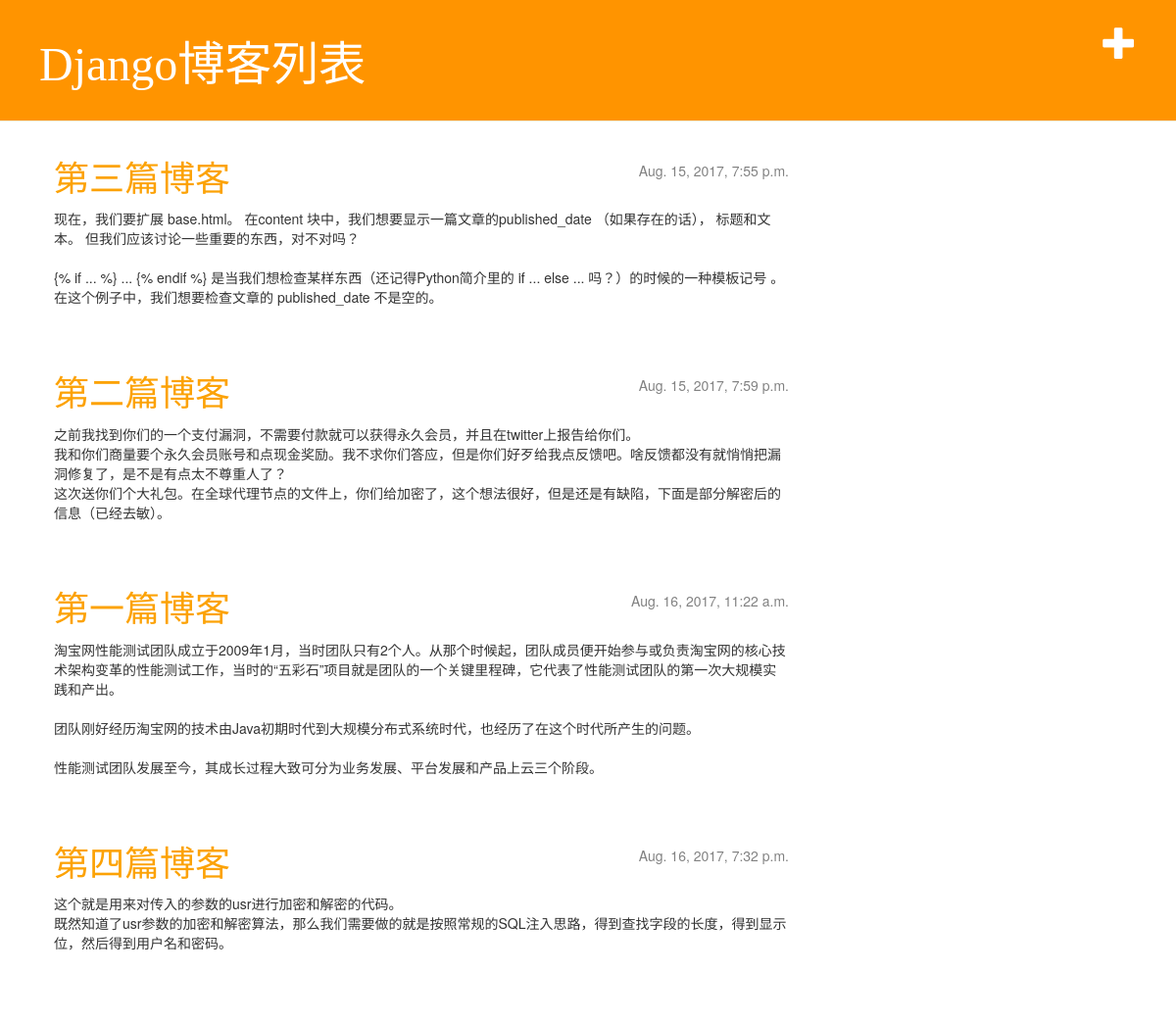
Before: / with the older database file.
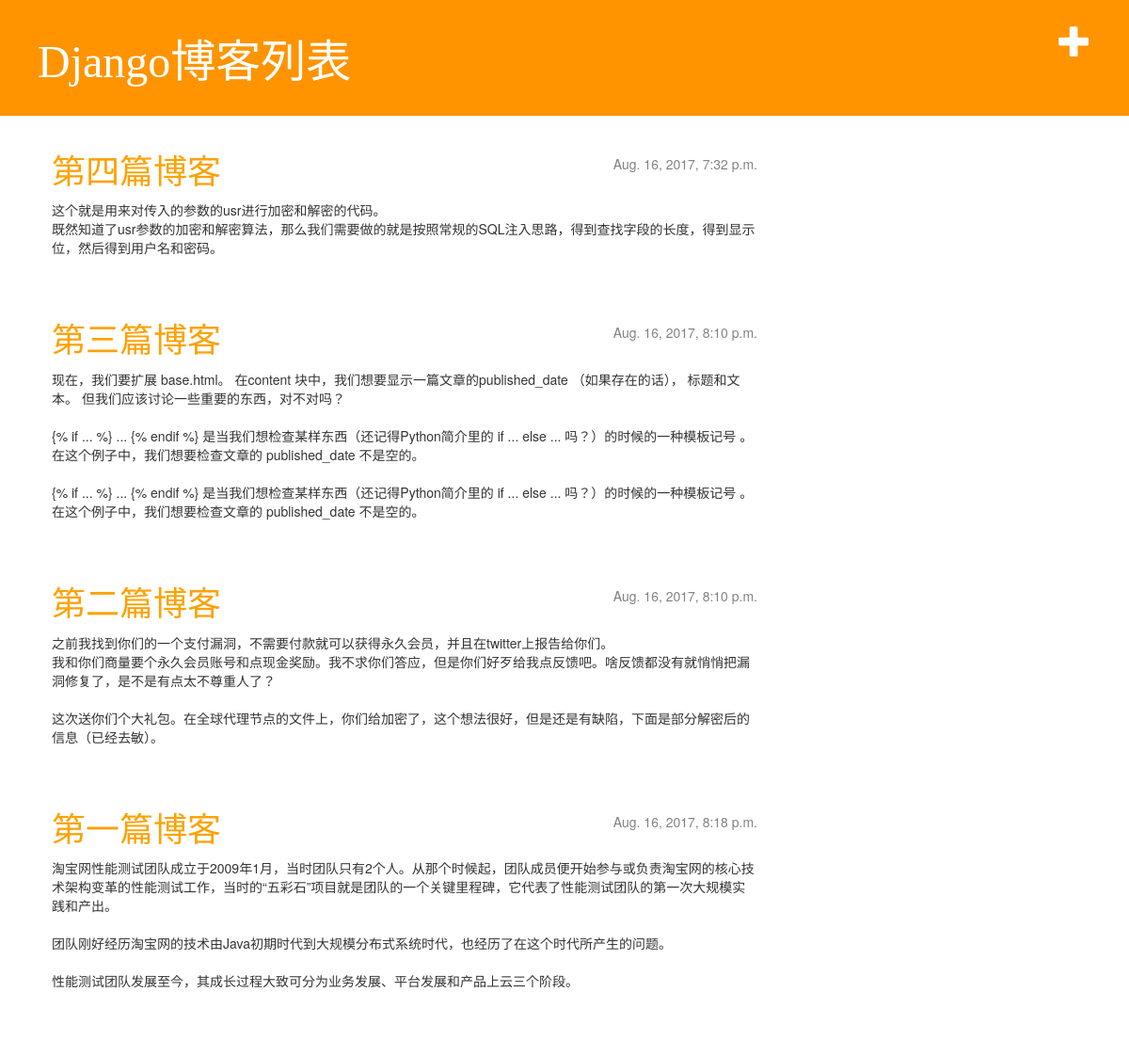
After: the same page with the newer database file.
### auto_api/models.py (models this page shows, shortened)
class Post(models.Model):
    STATUS_CHOICES = (
        ('draft', 'Draft'),
        ('publish', 'Published')
    )
    title = models.CharField(max_length=250)
    slug = models.SlugField(max_length=250, unique_for_date='publish')
    author = models.ForeignKey(User, related_name='blog_posts')
    body = models.TextField()
    publish = models.DateTimeField(default=timezone.now)
    created = models.DateTimeField(auto_now_add=True)
    updated = models.DateTimeField(auto_now=True)
    status = models.CharField(max_length=30, choices=STATUS_CHOICES, default='draft')
    class Meta:
        ordering = ('-publish', )

### auto_api/views.py (the view)
# urls.py: url(r'^$', views.post_list, name='post_list'),
def post_list(request):
    posts = Post.objects.filter(publish__lte=timezone.now()).order_by('publish')
    return render(request, 'auto_api/post_list.html', {'posts': posts})

### auto_api/templates/auto_api/post_list.html
{% extends 'auto_api/base.html' %}
{% block content %}
    {% for post in posts %}
            <div class="post">
                <div class="date">
                    {{ post.publish }}
                </div>
                <h1><a href="{% url 'post_detail' pk=post.pk %}">{{ post.title }}</a></h1>
                <p>{{ post.body|linebreaksbr }}</p>
            </div>
    {% endfor %}
{% endblock content %}

### auto_api/templates/auto_api/base.html (shortened to what this page needs)
{% load staticfiles %}
<!DOCTYPE html>
<html lang="en">
  <head>
        <link rel="stylesheet" href="//maxcdn.bootstrapcdn.com/bootstrap/3.2.0/css/bootstrap.min.css">
            <link rel="stylesheet" href="//maxcdn.bootstrapcdn.com/bootstrap/3.2.0/css/bootstrap-theme.min.css">
            <link rel="stylesheet" href="{% static 'css/blog.css' %}">
  </head>
  <body>
    <div class="page-header">
                <a href="{% url 'post_new' %}" class="top-menu"><span class="glyphicon glyphicon-plus"></span></a>
                <h1><a href="/">Django博客列表</a></h1>
    </div>
    <div class="content container">
        <div class="row">
            <div class="col-md-8">
               {% block content %}
                {% endblock %}
             </div>
        </div>
    </div>
  </body>
</html>

### auto_api/static/css/blog.css (style rules this page uses)
.page-header { background-color: #ff9400; margin-top: 0; padding: 20px 20px 20px 40px; }
.page-header h1, .page-header h1 a, .page-header h1 a:visited, .page-header h1 a:active { color: #ffffff; font-size: 36pt; text-decoration: none; }
.content { margin-left: 40px; }
h1, h2, h3, h4 { font-family: 'Lobster', cursive; }
.date { float: right; color: #828282; }
.top-menu, .top-menu:hover, .top-menu:visited { color: #ffffff; float: right; font-size: 26pt; margin-right: 20px; }
.post { margin-bottom: 70px; }
.post h1 a, .post h1 a:visited { color: #FCA205; }

Changed rows visible on the page:
shown differently, row unchanged: Post "第四篇博客": moves up the list
changed Post "第三篇博客": publish "Aug. 15, 2017, 7:55 p.m." → "Aug. 16, 2017, 8:10 p.m."; body "…。 在这个例子中，我们想要检查文章的 published_date 不是空的。" → "…。 在这个例子中，我们想要检查文章的 published_date 不是空的。 {% if ... %} ... {% endif %} 是当我们想检查某样东西（还记得Python简介里的 if ... else ... 吗？）的时候的一种模板记号 。 在这个例子中，我们想要检查文章的 published_date 不是空的。"
changed Post "第二篇博客": publish "Aug. 15, 2017, 7:59 p.m." → "Aug. 16, 2017, 8:10 p.m."
changed Post "第一篇博客": publish "Aug. 16, 2017, 11:22 a.m." → "Aug. 16, 2017, 8:18 p.m."
